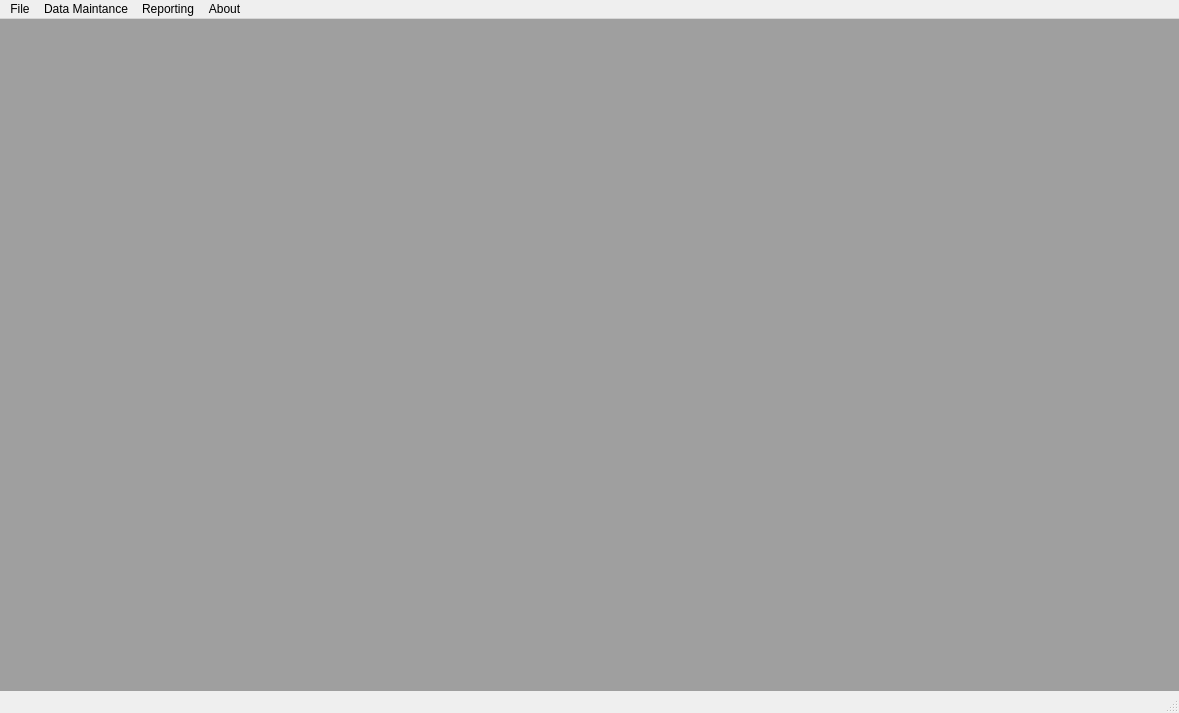
<?xml version="1.0" encoding="UTF-8"?>
<ui version="4.0">
 <class>MainWindow</class>
 <widget class="QMainWindow" name="MainWindow">
  <property name="geometry">
   <rect>
    <x>0</x>
    <y>0</y>
    <width>1179</width>
    <height>713</height>
   </rect>
  </property>
  <property name="windowTitle">
   <string>MainWindow</string>
  </property>
  <widget class="QWidget" name="centralwidget">
   <widget class="QMdiArea" name="mdiArea">
    <property name="geometry">
     <rect>
      <x>0</x>
      <y>0</y>
      <width>1181</width>
      <height>721</height>
     </rect>
    </property>
    <widget class="QWidget" name="subwindow_sportsEvent">
     <property name="windowTitle">
      <string>Subwindow</string>
     </property>
     <widget class="QLabel" name="labelTitle_sportsEvent">
      <property name="geometry">
       <rect>
        <x>100</x>
        <y>10</y>
        <width>201</width>
        <height>31</height>
       </rect>
      </property>
      <property name="font">
       <font>
        <pointsize>15</pointsize>
       </font>
      </property>
      <property name="text">
       <string>&lt;html&gt;&lt;head/&gt;&lt;body&gt;&lt;p&gt;&lt;span style=&quot; font-size:16pt; font-weight:600; color:#c8066e;&quot;&gt;TOURISM EVENTS&lt;/span&gt;&lt;/p&gt;&lt;/body&gt;&lt;/html&gt;</string>
      </property>
     </widget>
     <widget class="QLabel" name="labelTitle">
      <property name="geometry">
       <rect>
        <x>20</x>
        <y>90</y>
        <width>81</width>
        <height>16</height>
       </rect>
      </property>
      <property name="font">
       <font>
        <family>MS PGothic</family>
        <pointsize>10</pointsize>
        <weight>75</weight>
        <bold>true</bold>
       </font>
      </property>
      <property name="text">
       <string>Event Title</string>
      </property>
     </widget>
     <widget class="QLabel" name="labelDate">
      <property name="geometry">
       <rect>
        <x>20</x>
        <y>130</y>
        <width>81</width>
        <height>21</height>
       </rect>
      </property>
      <property name="font">
       <font>
        <family>MS PGothic</family>
        <pointsize>10</pointsize>
        <weight>75</weight>
        <bold>true</bold>
       </font>
      </property>
      <property name="text">
       <string>Event Date</string>
      </property>
     </widget>
     <widget class="QLabel" name="labelStartTime">
      <property name="geometry">
       <rect>
        <x>20</x>
        <y>170</y>
        <width>81</width>
        <height>16</height>
       </rect>
      </property>
      <property name="font">
       <font>
        <family>MS PGothic</family>
        <pointsize>10</pointsize>
        <weight>75</weight>
        <bold>true</bold>
       </font>
      </property>
      <property name="text">
       <string>Start Time</string>
      </property>
     </widget>
     <widget class="QLabel" name="labelEndTime">
      <property name="geometry">
       <rect>
        <x>20</x>
        <y>210</y>
        <width>71</width>
        <height>16</height>
       </rect>
      </property>
      <property name="font">
       <font>
        <family>MS PGothic</family>
        <pointsize>10</pointsize>
        <weight>75</weight>
        <bold>true</bold>
       </font>
      </property>
      <property name="text">
       <string>End Time</string>
      </property>
     </widget>
     <widget class="QLabel" name="labelNumGuest">
      <property name="geometry">
       <rect>
        <x>20</x>
        <y>250</y>
        <width>121</width>
        <height>21</height>
       </rect>
      </property>
      <property name="font">
       <font>
        <family>MS PGothic</family>
        <pointsize>10</pointsize>
        <weight>75</weight>
        <bold>true</bold>
       </font>
      </property>
      <property name="text">
       <string>Number Of Guest</string>
      </property>
     </widget>
     <widget class="QLineEdit" name="lineEdit_Title">
      <property name="geometry">
       <rect>
        <x>180</x>
        <y>90</y>
        <width>161</width>
        <height>20</height>
       </rect>
      </property>
     </widget>
     <widget class="QLineEdit" name="lineEdit_Date">
      <property name="geometry">
       <rect>
        <x>180</x>
        <y>130</y>
        <width>161</width>
        <height>20</height>
       </rect>
      </property>
     </widget>
     <widget class="QLineEdit" name="lineEditStartTime">
      <property name="geometry">
       <rect>
        <x>180</x>
        <y>170</y>
        <width>161</width>
        <height>20</height>
       </rect>
      </property>
     </widget>
     <widget class="QLineEdit" name="lineEdit_EndTime">
      <property name="geometry">
       <rect>
        <x>180</x>
        <y>210</y>
        <width>161</width>
        <height>20</height>
       </rect>
      </property>
     </widget>
     <widget class="QLineEdit" name="lineEdit_NumGuest">
      <property name="geometry">
       <rect>
        <x>180</x>
        <y>250</y>
        <width>161</width>
        <height>20</height>
       </rect>
      </property>
     </widget>
     <widget class="QPushButton" name="pushButtonSaveEvent">
      <property name="geometry">
       <rect>
        <x>180</x>
        <y>290</y>
        <width>75</width>
        <height>23</height>
       </rect>
      </property>
      <property name="font">
       <font>
        <family>SimSun</family>
        <pointsize>10</pointsize>
        <weight>75</weight>
        <bold>true</bold>
       </font>
      </property>
      <property name="text">
       <string>Save</string>
      </property>
     </widget>
     <widget class="QLabel" name="label_venue">
      <property name="geometry">
       <rect>
        <x>20</x>
        <y>50</y>
        <width>91</width>
        <height>16</height>
       </rect>
      </property>
      <property name="font">
       <font>
        <family>MS PGothic</family>
        <pointsize>10</pointsize>
        <weight>75</weight>
        <bold>true</bold>
       </font>
      </property>
      <property name="text">
       <string>Event Venue</string>
      </property>
     </widget>
     <widget class="QLineEdit" name="lineEdit_venue">
      <property name="geometry">
       <rect>
        <x>180</x>
        <y>50</y>
        <width>161</width>
        <height>20</height>
       </rect>
      </property>
     </widget>
    </widget>
    <widget class="QWidget" name="subwindow_SportsVenue">
     <property name="windowTitle">
      <string>Subwindow</string>
     </property>
     <widget class="QLabel" name="labelTitle_sportsVenue">
      <property name="geometry">
       <rect>
        <x>120</x>
        <y>20</y>
        <width>201</width>
        <height>31</height>
       </rect>
      </property>
      <property name="font">
       <font>
        <pointsize>15</pointsize>
       </font>
      </property>
      <property name="text">
       <string>&lt;html&gt;&lt;head/&gt;&lt;body&gt;&lt;p&gt;&lt;span style=&quot; font-size:16pt; font-weight:600; color:#c804be;&quot;&gt;TOURISM VENUE&lt;/span&gt;&lt;/p&gt;&lt;/body&gt;&lt;/html&gt;</string>
      </property>
     </widget>
     <widget class="QLabel" name="labelVName">
      <property name="geometry">
       <rect>
        <x>30</x>
        <y>80</y>
        <width>81</width>
        <height>16</height>
       </rect>
      </property>
      <property name="font">
       <font>
        <family>MS PGothic</family>
        <pointsize>10</pointsize>
        <weight>75</weight>
        <bold>true</bold>
       </font>
      </property>
      <property name="text">
       <string>Venue Name</string>
      </property>
     </widget>
     <widget class="QLabel" name="label_VenueAddress">
      <property name="geometry">
       <rect>
        <x>30</x>
        <y>120</y>
        <width>101</width>
        <height>16</height>
       </rect>
      </property>
      <property name="font">
       <font>
        <family>MS PGothic</family>
        <pointsize>10</pointsize>
        <weight>75</weight>
        <bold>true</bold>
       </font>
      </property>
      <property name="text">
       <string>Venue Address</string>
      </property>
     </widget>
     <widget class="QLabel" name="label_Capacity">
      <property name="geometry">
       <rect>
        <x>30</x>
        <y>160</y>
        <width>61</width>
        <height>16</height>
       </rect>
      </property>
      <property name="font">
       <font>
        <family>MS PGothic</family>
        <pointsize>10</pointsize>
        <weight>75</weight>
        <bold>true</bold>
       </font>
      </property>
      <property name="text">
       <string>Capacity</string>
      </property>
     </widget>
     <widget class="QLineEdit" name="lineEditVName">
      <property name="geometry">
       <rect>
        <x>130</x>
        <y>80</y>
        <width>251</width>
        <height>20</height>
       </rect>
      </property>
     </widget>
     <widget class="QLineEdit" name="lineEdit_Address">
      <property name="geometry">
       <rect>
        <x>130</x>
        <y>120</y>
        <width>251</width>
        <height>20</height>
       </rect>
      </property>
     </widget>
     <widget class="QLineEdit" name="lineEdit_Capacity">
      <property name="geometry">
       <rect>
        <x>130</x>
        <y>160</y>
        <width>251</width>
        <height>20</height>
       </rect>
      </property>
     </widget>
     <widget class="QPushButton" name="pushButtonSaveVenue">
      <property name="geometry">
       <rect>
        <x>130</x>
        <y>200</y>
        <width>75</width>
        <height>23</height>
       </rect>
      </property>
      <property name="font">
       <font>
        <family>SimSun</family>
        <pointsize>10</pointsize>
        <weight>75</weight>
        <bold>true</bold>
       </font>
      </property>
      <property name="text">
       <string>Save</string>
      </property>
     </widget>
    </widget>
    <widget class="QWidget" name="subwindowEventList">
     <property name="windowTitle">
      <string>Subwindow</string>
     </property>
     <widget class="QListWidget" name="listWidgetEventList">
      <property name="geometry">
       <rect>
        <x>30</x>
        <y>50</y>
        <width>481</width>
        <height>281</height>
       </rect>
      </property>
     </widget>
     <widget class="QPushButton" name="pushButtonReloadEvent">
      <property name="geometry">
       <rect>
        <x>390</x>
        <y>350</y>
        <width>121</width>
        <height>23</height>
       </rect>
      </property>
      <property name="font">
       <font>
        <family>SimSun</family>
        <pointsize>10</pointsize>
        <weight>75</weight>
        <bold>true</bold>
       </font>
      </property>
      <property name="text">
       <string>Reload Events</string>
      </property>
     </widget>
     <widget class="QLabel" name="labelTitle_2">
      <property name="geometry">
       <rect>
        <x>200</x>
        <y>20</y>
        <width>181</width>
        <height>21</height>
       </rect>
      </property>
      <property name="font">
       <font>
        <pointsize>20</pointsize>
        <weight>50</weight>
        <bold>false</bold>
       </font>
      </property>
      <property name="text">
       <string>&lt;html&gt;&lt;head/&gt;&lt;body&gt;&lt;p&gt;&lt;span style=&quot; font-size:16pt; font-weight:600; color:#c200c8;&quot;&gt;EVENT LIST&lt;/span&gt;&lt;/p&gt;&lt;/body&gt;&lt;/html&gt;</string>
      </property>
     </widget>
    </widget>
    <widget class="QWidget" name="subwindowVenueList">
     <property name="windowTitle">
      <string>Subwindow</string>
     </property>
     <widget class="QLabel" name="labelVenuTitle">
      <property name="geometry">
       <rect>
        <x>210</x>
        <y>20</y>
        <width>181</width>
        <height>21</height>
       </rect>
      </property>
      <property name="font">
       <font>
        <pointsize>20</pointsize>
        <weight>50</weight>
        <bold>false</bold>
       </font>
      </property>
      <property name="text">
       <string>&lt;html&gt;&lt;head/&gt;&lt;body&gt;&lt;p&gt;&lt;span style=&quot; font-size:16pt; font-weight:600; color:#c801a4;&quot;&gt;VENUE LIST&lt;/span&gt;&lt;/p&gt;&lt;/body&gt;&lt;/html&gt;</string>
      </property>
     </widget>
     <widget class="QListWidget" name="listWidgetVenueList">
      <property name="geometry">
       <rect>
        <x>30</x>
        <y>60</y>
        <width>481</width>
        <height>241</height>
       </rect>
      </property>
     </widget>
     <widget class="QPushButton" name="pushButtonReloadVenue">
      <property name="geometry">
       <rect>
        <x>390</x>
        <y>310</y>
        <width>121</width>
        <height>23</height>
       </rect>
      </property>
      <property name="font">
       <font>
        <family>SimSun</family>
        <pointsize>10</pointsize>
        <weight>75</weight>
        <bold>true</bold>
       </font>
      </property>
      <property name="text">
       <string>Reload Events</string>
      </property>
     </widget>
    </widget>
   </widget>
  </widget>
  <widget class="QMenuBar" name="menubar">
   <property name="geometry">
    <rect>
     <x>0</x>
     <y>0</y>
     <width>1179</width>
     <height>21</height>
    </rect>
   </property>
   <widget class="QMenu" name="menuSubWindows">
    <property name="title">
     <string>File</string>
    </property>
    <addaction name="actionArrange_Casscade"/>
    <addaction name="actionArrange_Tile"/>
    <addaction name="separator"/>
    <addaction name="actionExit"/>
   </widget>
   <widget class="QMenu" name="menuArrange">
    <property name="title">
     <string>Data Maintance</string>
    </property>
    <widget class="QMenu" name="menuOlympic_Events">
     <property name="title">
      <string>Sports Events</string>
     </property>
     <addaction name="actionAdd_New_Event"/>
     <addaction name="actionEdit_Existing_Event"/>
     <addaction name="actionDelete_Existing"/>
     <addaction name="actionShow_File_ContentEvent"/>
    </widget>
    <widget class="QMenu" name="menuOlympic_Venues">
     <property name="title">
      <string>Sports Venues</string>
     </property>
     <addaction name="actionAdd_New_Venue"/>
     <addaction name="actionEdit_Existing_Record"/>
     <addaction name="actionDelete_Existing_Record"/>
     <addaction name="actionShow_File_Content_Venue"/>
    </widget>
    <addaction name="menuOlympic_Events"/>
    <addaction name="menuOlympic_Venues"/>
   </widget>
   <widget class="QMenu" name="menuReport">
    <property name="title">
     <string>Reporting</string>
    </property>
   </widget>
   <widget class="QMenu" name="menuAbout">
    <property name="title">
     <string>About</string>
    </property>
   </widget>
   <addaction name="menuSubWindows"/>
   <addaction name="menuArrange"/>
   <addaction name="menuReport"/>
   <addaction name="menuAbout"/>
  </widget>
  <widget class="QStatusBar" name="statusbar"/>
  <action name="actionSports_Event">
   <property name="text">
    <string>Sports Event</string>
   </property>
  </action>
  <action name="actionSports_Venue">
   <property name="text">
    <string>Sports Venue</string>
   </property>
  </action>
  <action name="actionExit">
   <property name="text">
    <string>Exit</string>
   </property>
  </action>
  <action name="actionAdd_New_Event">
   <property name="text">
    <string>Add New Event</string>
   </property>
  </action>
  <action name="actionEdit_Existing_Event">
   <property name="text">
    <string>Edit Existing Event</string>
   </property>
  </action>
  <action name="actionDelete_Existing">
   <property name="text">
    <string>Delete Existing</string>
   </property>
  </action>
  <action name="actionShow_File_ContentEvent">
   <property name="text">
    <string>Show File Content</string>
   </property>
  </action>
  <action name="actionAdd_New_Venue">
   <property name="text">
    <string>Add New Venue</string>
   </property>
  </action>
  <action name="actionEdit_Existing_Record">
   <property name="text">
    <string>Edit Existing Record</string>
   </property>
  </action>
  <action name="actionDelete_Existing_Record">
   <property name="text">
    <string>Delete Existing Record</string>
   </property>
  </action>
  <action name="actionShow_File_Content_Venue">
   <property name="text">
    <string>Show File Content</string>
   </property>
  </action>
  <action name="actionArrange_Casscade">
   <property name="text">
    <string>Arrange Casscade</string>
   </property>
  </action>
  <action name="actionArrange_Tile">
   <property name="text">
    <string>Arrange Tile</string>
   </property>
  </action>
 </widget>
 <resources/>
 <connections/>
</ui>
